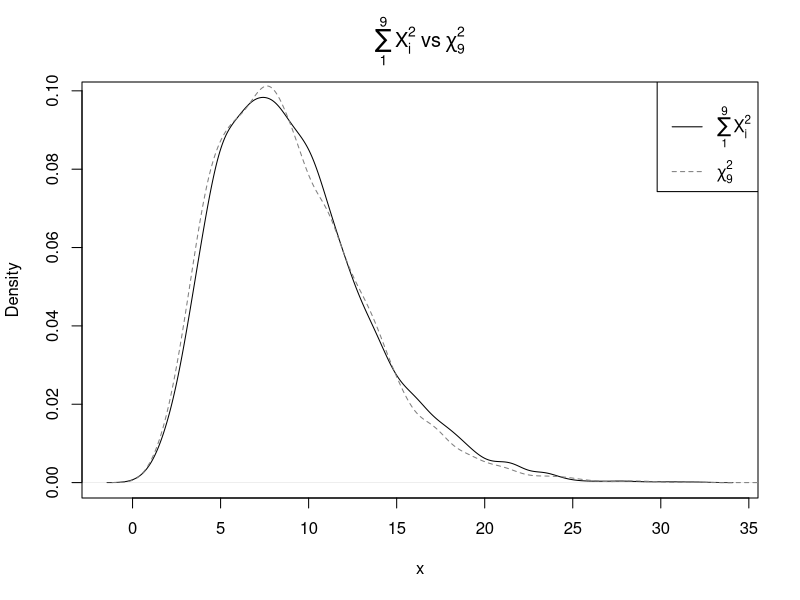

This chart was generated by the following R code:
set.seed(42)
n_rep <- 5000

png("7a.png", width = 8, height = 5, units = "in", res = 150)  # landscape

empirical <- replicate(n_rep, sum(rnorm(9, 0, 1)^2))

theoretical <- rchisq(n_rep, df = 9)

dens_emp <- density(empirical)
dens_theo <- density(theoretical)

plot(dens_emp, type = "l", lty = 1, col = "black",
     xlab = "x", ylab = "Density",
     main = expression(sum(X[i]^2, i = 1, 9) ~ "vs" ~ chi[9]^2))
lines(dens_theo, lty = 2, col = "gray50")
legend("topright",
       legend = c(expression(sum(X[i]^2, i = 1, 9)), expression(chi[9]^2)),
       lty = c(1, 2), col = c("black", "gray50"))

dev.off()
